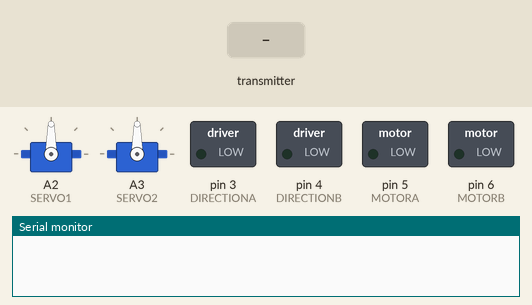
Simulated run of this sketch. Board: Arduino Uno, built with avr-gcc and run on an emulated ATmega328P. Shown: 2 × servo, switched loads named in the sketch (green lamp = pin HIGH), the last lines printed to the serial monitor. The test bench sets the inputs (shaded band). No radio packets arrive unless stated.

Above: at 1.2 s.
1.3 s: the transmitter starts sending CAMH = 256
At 1.44 s:
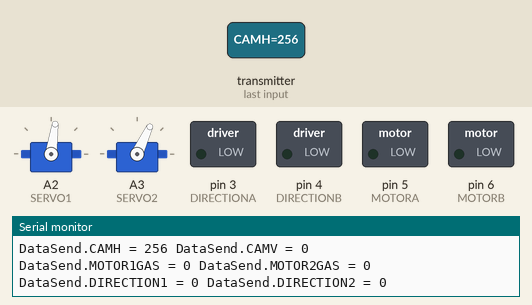
4.3 s: the transmitter starts sending CAMV = 256
At 4.82 s:
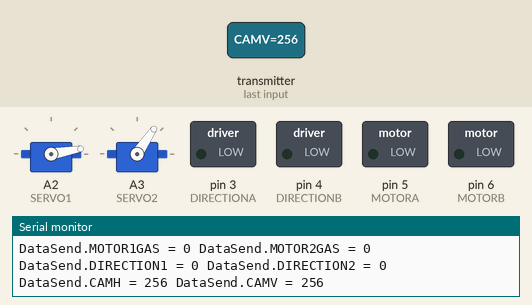
7.3 s: the transmitter starts sending MOTOR1 = 1023
At 7.8 s:
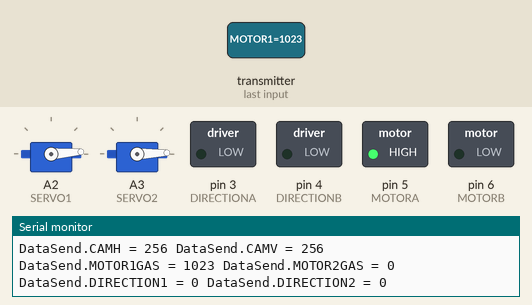
8.9 s: the transmitter starts sending MOTOR2 = 1023
At 10.2 s:
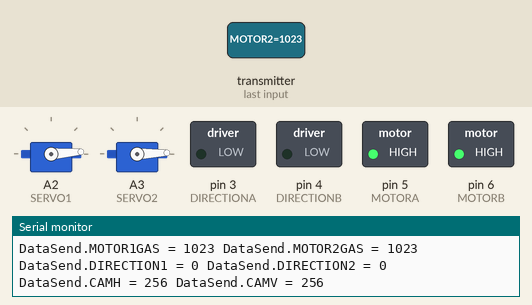
10.5 s: the transmitter starts sending DIRECTION1 = 1023
At 11.8 s:
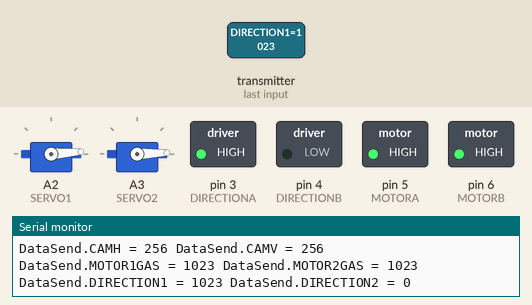
12.2 s: the transmitter starts sending DIRECTION2 = 1023
At 13.4 s:
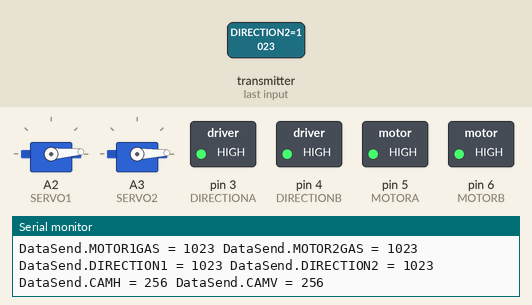
Timing chart, 0 to 14.8 s (numbered marks = the images above; inputs shaded):
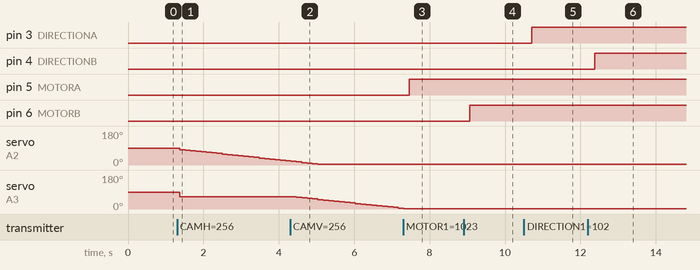

The sketch:

RX.ino
```cpp
#include <Servo.h>
#include <SPI.h>
#include "nRF24L01.h"
#include "RF24.h"

//RX
#define CEPIN 8
#define CSNPIN 7
#define DELAY 0
RF24 radio(CEPIN, CSNPIN);
const uint64_t pipes[1] = {0xF0F0F0F0E1LL};

typedef struct{
  int CAMH;
  int CAMV;
  int MOTOR1;
  int MOTOR2;
  int DIRECTION1;
  int DIRECTION2;
}DataReceived;

DataReceived data;

//Motores Rover
#define MOTORA 5
#define MOTORB 6
#define DIRECTIONA 3
#define DIRECTIONB 4

//Servos camara
#define SERVO1 A2
#define SERVO2 A3
#define SERVOLIMIT 5
#define SERVOMARGIN 7
#define SERVOCENTERH 85
#define SERVOCENTERV 65
#define SERVOSPEED 3
Servo camServo1;
Servo camServo2;
int camServo1Pos = SERVOCENTERH;
int camServo2Pos = SERVOCENTERV;

void setup() {
  Serial.begin(9600);

  //Motores
  pinMode (MOTORA, OUTPUT);
  pinMode (DIRECTIONA, OUTPUT);
  pinMode (MOTORB, OUTPUT);
  pinMode (DIRECTIONB, OUTPUT);

  //Servos cámara
  camServo1.attach(SERVO1);
  camServo2.attach(SERVO2);

  //Radio
  radio.begin();
  radio.openReadingPipe(1,pipes[0]);
  radio.startListening();
}

void loop() {
  // radio stuff
  if (radio.available()){
      bool done = false;
      while (!done){
          done = radio.read( &data, sizeof(data) );
      }

      radio.stopListening();
      radio.startListening();
      Serial.print("DataSend.CAMH = ");
      Serial.print(data.CAMH);
      Serial.print(" DataSend.CAMV = ");
      Serial.println(data.CAMV);
      Serial.print("DataSend.MOTOR1GAS = ");
      Serial.print(data.MOTOR1);
      Serial.print(" DataSend.MOTOR2GAS = ");
      Serial.println(data.MOTOR2);
      Serial.print("DataSend.DIRECTION1 = ");
      Serial.print(data.DIRECTION1);
      Serial.print(" DataSend.DIRECTION2 = ");
      Serial.println(data.DIRECTION2);

      moveRover(data.MOTOR1, data.MOTOR2, data.DIRECTION1, data.DIRECTION2);
      moveCamera(data.CAMH, data.CAMV);
  }
    delay(DELAY);
}

void moveCamera(int valueStickH2, int valueStickV2){
    //Movimiento horizontal
    if(valueStickH2 < 0 && camServo1Pos <= (180-SERVOLIMIT)){
      camServo1Pos += SERVOSPEED;
    }else if (valueStickH2 && camServo1Pos >= (0 + SERVOLIMIT)){
      camServo1Pos -= SERVOSPEED;
    }

    //Movimiento vertical
    if(valueStickV2 < 0 && camServo2Pos <= (130-SERVOLIMIT)){
      camServo2Pos += SERVOSPEED;
    }else if (valueStickV2 > 0 && camServo2Pos >= (0 + SERVOLIMIT)){
      camServo2Pos -= SERVOSPEED;
    }

    camServo1.write(camServo1Pos);
    camServo2.write(camServo2Pos);
}

void moveRover(int motor1, int motor2, int direction1, int direction2){
    analogWrite (MOTORA, motor1);
    analogWrite (MOTORB, motor2);
    digitalWrite (DIRECTIONA, direction1);
    digitalWrite (DIRECTIONB, direction2);

}
```

Measured:
- after the input at 1.3 s, servo on A2 (SERVO1): moves from 90° to 22° over 2.8 s, starting after 0.07 s; servo on A3 (SERVO2): 90° → 65° after 0.07 s
- after the input at 4.3 s, servo on A3 (SERVO2): moves from 65° to 5° over 2.7 s, starting after 0.17 s
- after the input at 7.3 s, pin 5 (MOTORA): LOW → HIGH after 0.16 s
- after the input at 8.9 s, pin 6 (MOTORB): LOW → HIGH after 0.17 s
- after the input at 10.5 s, pin 3 (DIRECTIONA): LOW → HIGH after 0.20 s
- after the input at 12.2 s, pin 4 (DIRECTIONB): LOW → HIGH after 0.18 s
